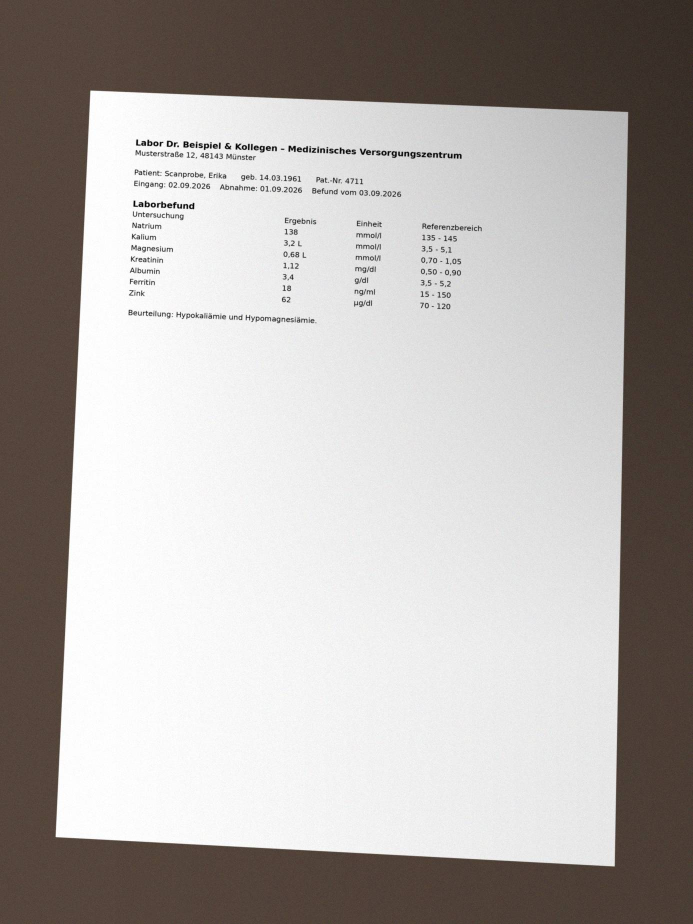
#> input picture frontend/e2e/dateien/laborbefund-foto.jpg, 1386 x 1848 px (shown at 1/2 size)
$ python -i testbilder.py   (imports and definitions only)
#> lines starting #> are read from the running program, lines starting #| are printed output that depends on the picture
"""Erfundene Dokumente für Tests und Musterdaten (keine echten Personen): Laborbefund, Arztbrief, BIA-Ausdruck –
als sauberer Scan und als „Foto“ (schräg aufgenommen, mit Schatten, Rauschen und JPEG-Kompression)."""
from __future__ import annotations

import io
import random
from pathlib import Path

import cv2
import numpy as np
from PIL import Image, ImageDraw, ImageFont

SCHRIFTEN = ["/usr/share/fonts/truetype/dejavu/DejaVuSans.ttf", "/usr/share/fonts/dejavu/DejaVuSans.ttf",
             "/usr/share/fonts/truetype/liberation/LiberationSans-Regular.ttf"]


# [8 lines left out: function _schrift, not called in this run]


SPALTEN = [700, 330, 300, 400]

LABOR = [
    ("fett", "Labor Dr. Beispiel & Kollegen – Medizinisches Versorgungszentrum"),
    "Musterstraße 12, 48143 Münster",
    None,
    "Patient: {nachname}, {vorname}      geb. {geburt}      Pat.-Nr. 4711",
    "Eingang: 02.09.2026    Abnahme: 01.09.2026    Befund vom 03.09.2026",
    None,
    ("fett", "Laborbefund"),
    ("tab", ["Untersuchung", "Ergebnis", "Einheit", "Referenzbereich"]),
    ("tab", ["Natrium", "138", "mmol/l", "135 - 145"]),
    ("tab", ["Kalium", "3,2 L", "mmol/l", "3,5 - 5,1"]),
    ("tab", ["Magnesium", "0,68 L", "mmol/l", "0,70 - 1,05"]),
    ("tab", ["Kreatinin", "1,12", "mg/dl", "0,50 - 0,90"]),
    ("tab", ["Albumin", "3,4", "g/dl", "3,5 - 5,2"]),
    ("tab", ["Ferritin", "18", "ng/ml", "15 - 150"]),
    ("tab", ["Zink", "62", "µg/dl", "70 - 120"]),
    None,
    "Beurteilung: Hypokaliämie und Hypomagnesiämie.",
]

BRIEF = [
    ("fett", "Klinikum Beispielstadt – Klinik für Gastroenterologie"),
    None,
    "Beispielstadt, den 15.08.2026",
    None,
    "Sehr geehrte Frau Kollegin,",
    "wir berichten über {vorname} {nachname}, geb. {geburt}.",
    None,
    ("fett", "Diagnosen:"),
    "- Kurzdarmsyndrom nach Dünndarmresektion (K91.2 G)",
    "- V.a. Vitamin-D-Mangel (E55.9 V)",
    None,
    ("fett", "Therapie:"),
    "Parenterale Ernährung an 5 Tagen pro Woche.",
    None,
    "Mit freundlichen kollegialen Grüßen",
]

BIA = [
    ("fett", "Bioelektrische Impedanzanalyse (BIA)"),
    "Datum der Messung: 20.09.2026",
    "Name: {nachname}, {vorname}     Geburtsdatum: {geburt}",
    None,
    ("tab", ["Körpergewicht", "58,4 kg", "", ""]),
    ("tab", ["BMI", "21,2 kg/m²", "", ""]),
    ("tab", ["Phasenwinkel", "4,1 °", "", ""]),
    ("tab", ["Körperwasser (TBW)", "29,8 l", "", ""]),
    ("tab", ["ECW", "47,5 %", "", ""]),
    ("tab", ["Fettmasse", "17,2 kg", "", ""]),
    ("tab", ["BCM", "18,9 kg", "", ""]),
]


# [37 lines left out: functions seite, png, pdf, not called in this run]


def foto(img: Image.Image, seed: int = 1, staerke: float = 1.0) -> bytes:
    """Wie mit dem Telefon fotografiert: Blatt schräg auf dunklem Tisch, Schatten, Unschärfe, Rauschen, JPEG."""
#> called with seed = 1, staerke = 1
    rnd = random.Random(seed)
    a = cv2.cvtColor(np.array(img), cv2.COLOR_RGB2BGR)
#> a is the input picture: shape (1848, 1386, 3); mean B, G, R 169.1, 172, 177.1
    h, w = a.shape[:2]
#> h = 1848; w = 1386
    rand = 300
    grund = (60, 70, 85)
    tisch = np.full((h + 2 * rand, w + 2 * rand, 3), grund, np.uint8)
    tisch[rand:rand + h, rand:rand + w] = a
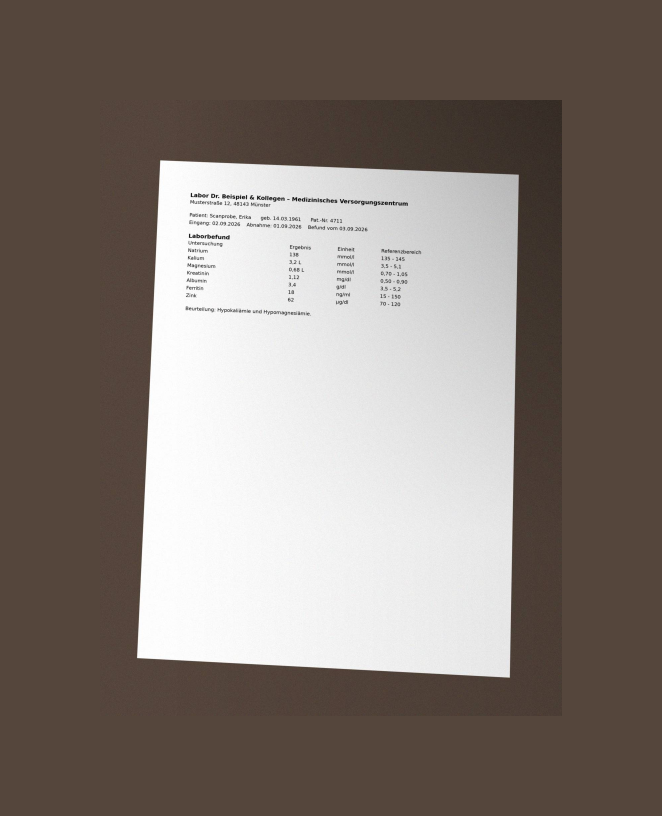
#> tisch: shape (2448, 1986, 3) (shown at 1/3 size); mean B, G, R 117.5, 123.7, 133.5
    H, W = tisch.shape[:2]
#> H = 2448; W = 1986
    quelle = np.float32([[rand, rand], [rand + w, rand], [rand + w, rand + h], [rand, rand + h]])

    def j():
        return rnd.uniform(-110, 110) * staerke

    ziel = np.float32([[rand + j() + 80, rand + j() + 60], [rand + w + j() - 40, rand + j() + 120],
                       [rand + w + j() - 90, rand + h + j() - 30], [rand + j() + 30, rand + h + j() - 80]])
    m = cv2.getPerspectiveTransform(quelle, ziel)
    tisch = cv2.warpPerspective(tisch, m, (W, H), borderValue=grund)
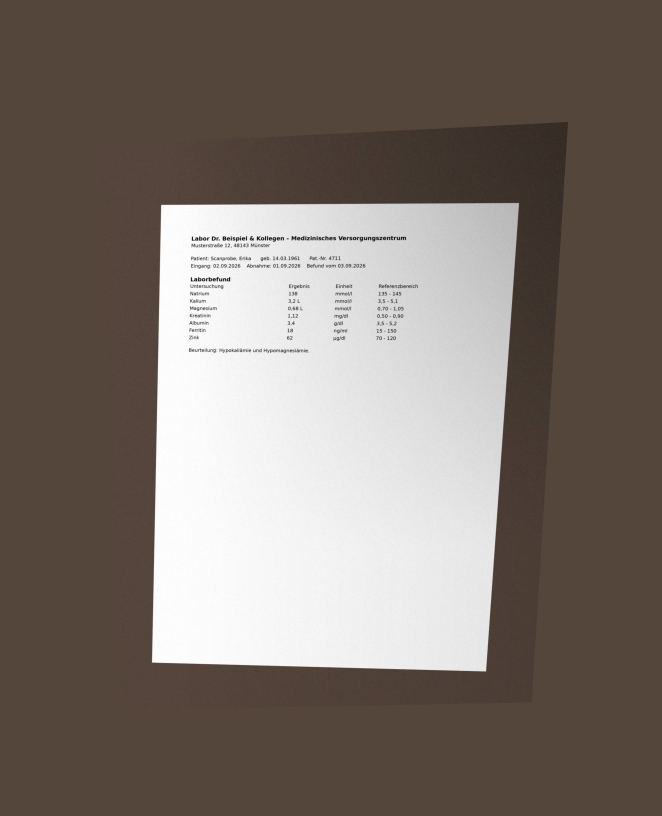
#> tisch: shape (2448, 1986, 3) (shown at 1/3 size); mean B, G, R 109.9, 116.6, 127
    yy, xx = np.mgrid[0:H, 0:W]
    schatten = 1.0 - 0.45 * staerke * np.clip((xx / W) * 1.2 - 0.2, 0, 1) * np.clip(1 - yy / H, 0.3, 1)
    tisch = (tisch * schatten[..., None]).clip(0, 255).astype(np.uint8)
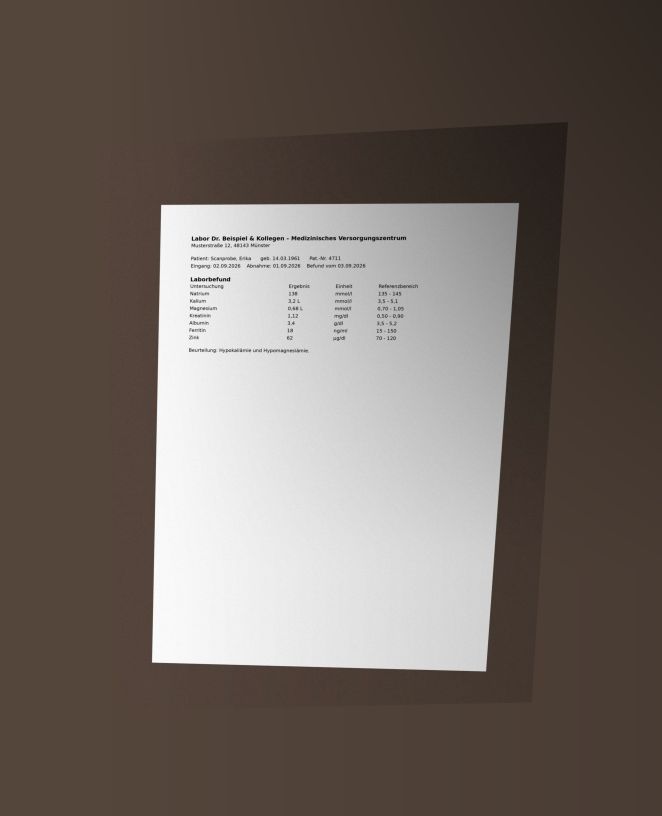
#> tisch: shape (2448, 1986, 3) (shown at 1/3 size); mean B, G, R 99.3, 105.3, 114.6
    tisch = cv2.GaussianBlur(tisch, (0, 0), 1.2 * staerke)
    tisch = cv2.resize(tisch, (int(W * 0.45), int(H * 0.45)), interpolation=cv2.INTER_AREA)
#> tisch: shape (1101, 893, 3)
    rauschen = np.random.default_rng(seed).normal(0, 7 * staerke, tisch.shape)
    tisch = (tisch + rauschen).clip(0, 255).astype(np.uint8)
    ok, kodiert = cv2.imencode(".jpg", tisch, [cv2.IMWRITE_JPEG_QUALITY, 70])
    return kodiert.tobytes()

>>> import cv2
>>> picture = cv2.cvtColor(cv2.imread('../../frontend/e2e/dateien/laborbefund-foto.jpg'), cv2.COLOR_BGR2RGB)
>>> result = foto(picture)
